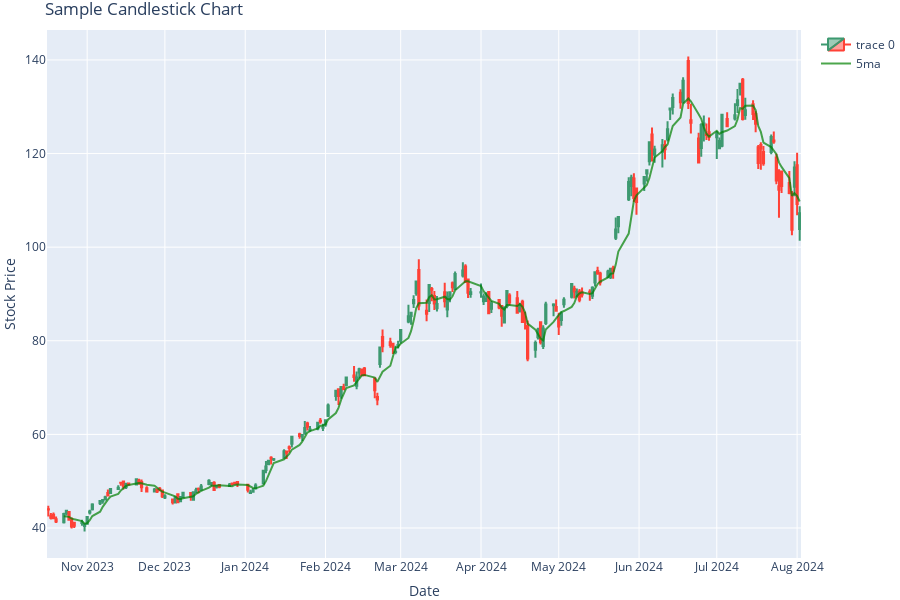
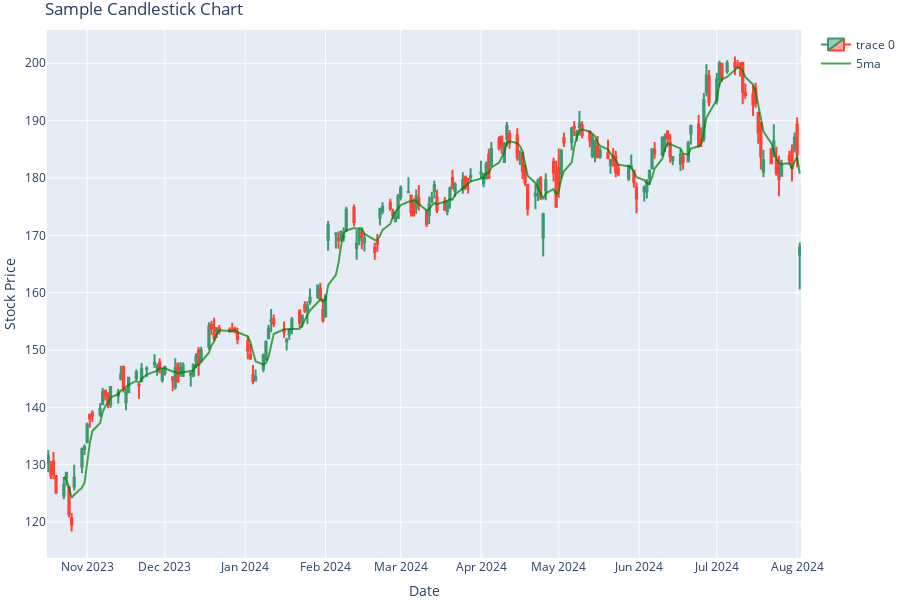

Notebook code for these charts, in order:
### Code cell
tickers = ["nvda", "amzn"]

for ticker in tickers:
    data = yf.download(ticker, period="200d", interval="1d", progress=False)

    fig = go.Figure(
        data=[
            go.Candlestick(
                x=data.index,
                open=data["Open"],
                high=data["High"],
                low=data["Low"],
                close=data["Close"],
            )
        ]
    )

    fig.add_trace(
        go.Scatter(
            x=data.index,
            y=data["Close"].rolling(window=5).mean(),
            mode="lines",
            name="5ma",
            marker_color="green",
            opacity=0.7,
        )
    )

    # Update the layout
    fig.update_layout(
        title="Sample Candlestick Chart",
        yaxis_title="Stock Price",
        xaxis_title="Date",
        height=600,
        xaxis_rangeslider_visible=False,
        margin=dict(l=0, r=10, t=30, b=30),
    )

    # Show the figure
    fig.show()

### Figure 1 — Plotly figure (JSON) as saved in the notebook; plotly's stock layout.template omitted (floating-point values rounded to 4 significant figures; data arrays with more than 128 entries replaced by an {"elided": "..."} marker saying what was removed)
{"data": [{"close": {"elided": "200 float values"}, "high": {"elided": "200 float values"}, "low": {"elided": "200 float values"}, "open": {"elided": "200 float values"}, "type": "candlestick", "x": {"elided": "200 str values"}}, {"marker": {"color": "green"}, "mode": "lines", "name": "5ma", "opacity": 0.7, "type": "scatter", "x": {"elided": "200 str values"}, "y": {"elided": "200 float values"}}], "layout": {"height": 600, "margin": {"b": 30, "l": 0, "r": 10, "t": 30}, "title": {"text": "Sample Candlestick Chart"}, "xaxis": {"rangeslider": {"visible": false}, "title": {"text": "Date"}}, "yaxis": {"title": {"text": "Stock Price"}}}}

### Figure 2 — Plotly figure (JSON) as saved in the notebook; plotly's stock layout.template omitted (floating-point values rounded to 4 significant figures; data arrays with more than 128 entries replaced by an {"elided": "..."} marker saying what was removed)
{"data": [{"close": {"elided": "200 float values"}, "high": {"elided": "200 float values"}, "low": {"elided": "200 float values"}, "open": {"elided": "200 float values"}, "type": "candlestick", "x": {"elided": "200 str values"}}, {"marker": {"color": "green"}, "mode": "lines", "name": "5ma", "opacity": 0.7, "type": "scatter", "x": {"elided": "200 str values"}, "y": {"elided": "200 float values"}}], "layout": {"height": 600, "margin": {"b": 30, "l": 0, "r": 10, "t": 30}, "title": {"text": "Sample Candlestick Chart"}, "xaxis": {"rangeslider": {"visible": false}, "title": {"text": "Date"}}, "yaxis": {"title": {"text": "Stock Price"}}}}
